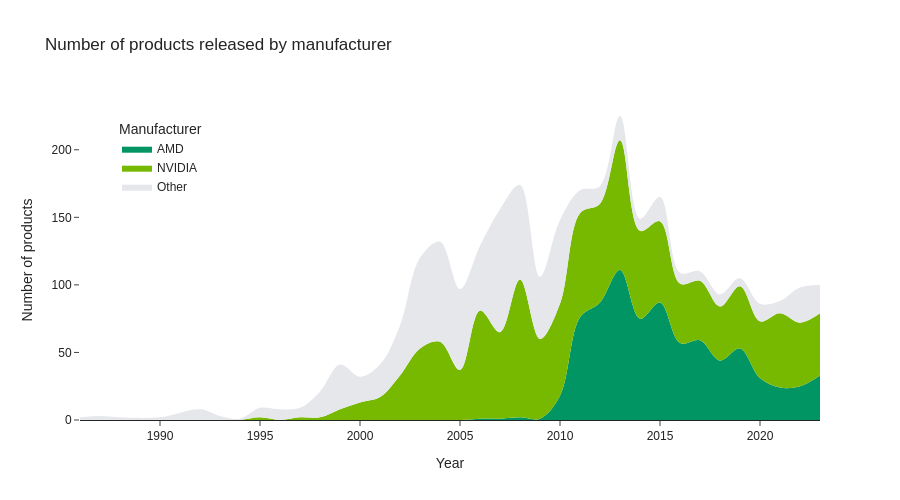

Write notebook code for a chart like this one.
### Code cell
fig = px.area(
    df_manufacturer_year,
    x='releaseYear',
    y='count',
    color='manufacturer',
    labels={
        'count': 'Number of products',
        'releaseYear': 'Year',
        'manufacturer': 'Manufacturer',
    },
    title='Number of products released by manufacturer',
    color_discrete_map={
        'AMD': '#009563',
        'NVIDIA': '#76b900',
        'Other': '#E5E7EB',
    },
    line_shape='spline',
    height=500,
)

fig.for_each_trace(lambda trace: trace.update(fillcolor = trace.line.color))
fig.update_yaxes(showline=False)
fig.update_traces(line={'width': 0})
fig.update_layout(
    hovermode='x',
    legend=dict(
        yanchor='top',
        xanchor='left',
        y=0.95,
        x=0.05
    )
)

fig.show()

### Figure 1 — Plotly figure (JSON) as saved in the notebook; plotly's stock layout.template omitted (floating-point values rounded to 4 significant figures)
{"data": [{"fillcolor": "#009563", "fillpattern": {"shape": ""}, "hovertemplate": "Manufacturer=AMD<br>Year=%{x}<br>Number of products=%{y}<extra></extra>", "legendgroup": "AMD", "line": {"color": "#009563", "shape": "spline", "width": 0}, "marker": {"symbol": "circle"}, "mode": "lines", "name": "AMD", "orientation": "v", "showlegend": true, "stackgroup": "1", "type": "scatter", "x": [2006, 2007, 2008, 2009, 2010, 2011, 2012, 2013, 2014, 2015, 2016, 2017, 2018, 2019, 2020, 2021, 2022, 2023], "xaxis": "x", "y": [1, 1, 2, 1, 18, 76, 87, 111, 75, 87, 57, 59, 44, 53, 31, 24, 25, 33], "yaxis": "y"}, {"fillcolor": "#76b900", "fillpattern": {"shape": ""}, "hovertemplate": "Manufacturer=NVIDIA<br>Year=%{x}<br>Number of products=%{y}<extra></extra>", "legendgroup": "NVIDIA", "line": {"color": "#76b900", "shape": "spline", "width": 0}, "marker": {"symbol": "circle"}, "mode": "lines", "name": "NVIDIA", "orientation": "v", "showlegend": true, "stackgroup": "1", "type": "scatter", "x": [1995, 1997, 1998, 1999, 2000, 2001, 2002, 2003, 2004, 2005, 2006, 2007, 2008, 2009, 2010, 2011, 2012, 2013, 2014, 2015, 2016, 2017, 2018, 2019, 2020, 2021, 2022, 2023], "xaxis": "x", "y": [2, 2, 2, 8, 13, 17, 33, 53, 58, 37, 80, 64, 102, 59, 68, 77, 73, 96, 65, 60, 44, 44, 40, 46, 42, 55, 47, 46], "yaxis": "y"}, {"fillcolor": "#E5E7EB", "fillpattern": {"shape": ""}, "hovertemplate": "Manufacturer=Other<br>Year=%{x}<br>Number of products=%{y}<extra></extra>", "legendgroup": "Other", "line": {"color": "#E5E7EB", "shape": "spline", "width": 0}, "marker": {"symbol": "circle"}, "mode": "lines", "name": "Other", "orientation": "v", "showlegend": true, "stackgroup": "1", "type": "scatter", "x": [1986, 1987, 1988, 1990, 1992, 1993, 1994, 1995, 1996, 1997, 1998, 1999, 2000, 2001, 2002, 2003, 2004, 2005, 2006, 2007, 2008, 2009, 2010, 2011, 2012, 2013, 2014, 2015, 2016, 2017, 2018, 2019, 2020, 2021, 2022, 2023], "xaxis": "x", "y": [2, 3, 2, 2, 8, 3, 1, 7, 8, 7, 19, 33, 19, 24, 37, 67, 74, 60, 48, 91, 70, 46, 62, 17, 13, 18, 9, 18, 8, 7, 9, 6, 13, 9, 26, 21], "yaxis": "y"}], "layout": {"height": 500, "hovermode": "x", "legend": {"title": {"text": "Manufacturer"}, "tracegroupgap": 0, "x": 0.05, "xanchor": "left", "y": 0.95, "yanchor": "top"}, "title": {"text": "Number of products released by manufacturer"}, "xaxis": {"anchor": "y", "domain": [0.0, 1.0], "title": {"text": "Year"}}, "yaxis": {"anchor": "x", "domain": [0.0, 1.0], "showline": false, "title": {"text": "Number of products"}}}}
